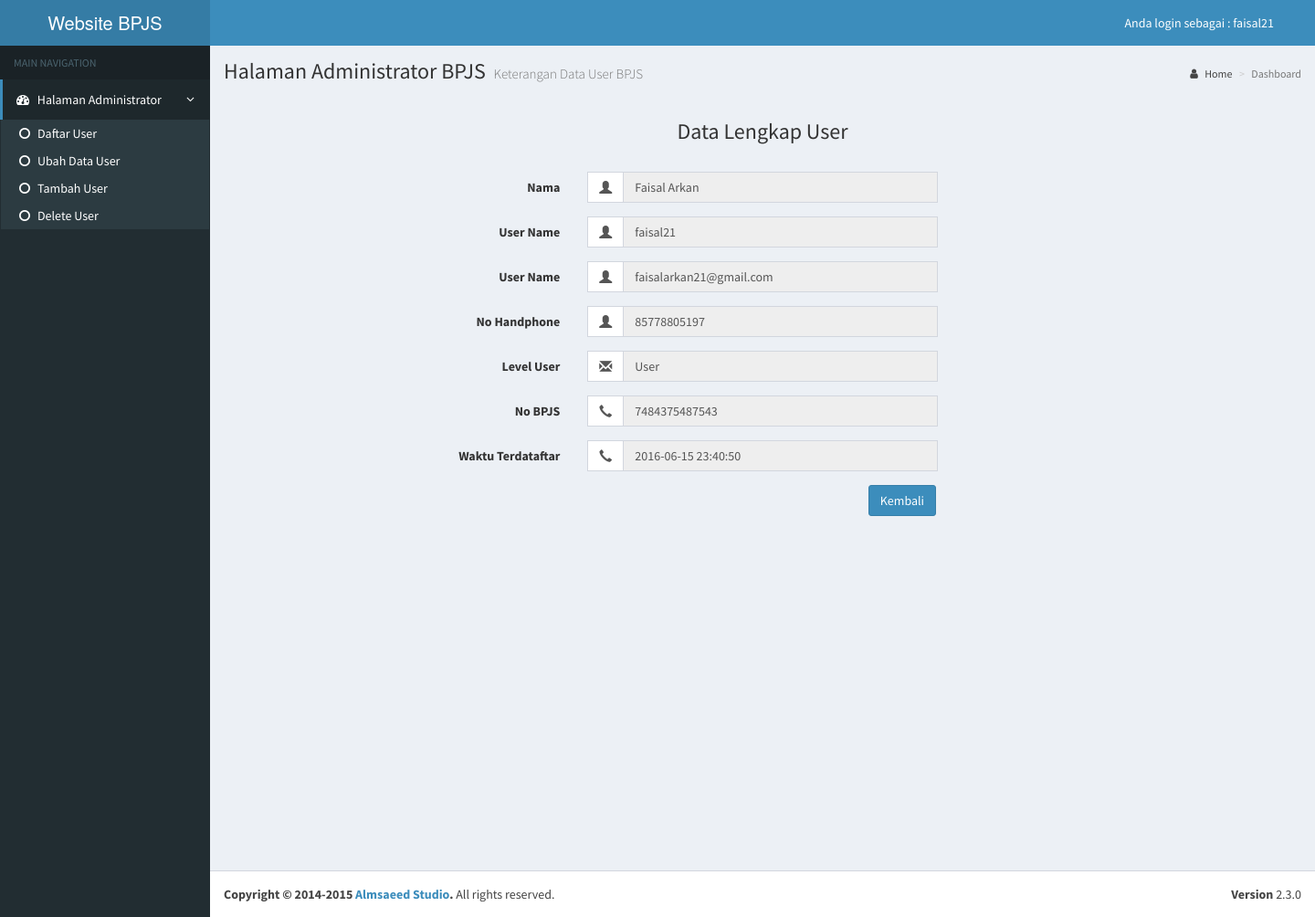
Page /login/admin/admin-read.php?id=26 (signed in) on the committed database.
### tables this page shows
CREATE TABLE `users` (
  `id` int(11) NOT NULL,
  `username` varchar(32) NOT NULL,
  `nama` varchar(100) NOT NULL,
  `password` varchar(32) NOT NULL,
  `nama_level` varchar(50) NOT NULL,
  `email` varchar(32) NOT NULL,
  `level` int(11) NOT NULL,
  `bpjs` varchar(50) NOT NULL,
  `mobile` varchar(50) NOT NULL,
  `joining_date` timestamp NOT NULL DEFAULT CURRENT_TIMESTAMP ON UPDATE CURRENT_TIMESTAMP
);

### login/admin/admin-read.php (the view, shortened to what this page needs)
<!DOCTYPE html>
<html>
<?php
$id = null;
if ( !empty($_GET['id'])) {
  $id = $_REQUEST['id'];
}
if ( null==$id ) {
  header("Location: home-admin.php");
} else {
  $pdo = Database::connect();
  $pdo->setAttribute(PDO::ATTR_ERRMODE, PDO::ERRMODE_EXCEPTION);
  $sql = "SELECT * FROM users where id = ?";
  $q = $pdo->prepare($sql);
  $q->execute(array($id));
  $data = $q->fetch(PDO::FETCH_ASSOC);
}
?>
<head>
  <link rel="stylesheet" href="https://maxcdn.bootstrapcdn.com/bootstrap/3.3.6/css/bootstrap.min.css">
  <link rel="stylesheet" href="https://maxcdn.bootstrapcdn.com/font-awesome/4.4.0/css/font-awesome.min.css">
  <link rel="stylesheet" href="https://code.ionicframework.com/ionicons/2.0.1/css/ionicons.min.css">
  <link rel="stylesheet" href="dist/css/AdminLTE.css">
    <link rel="stylesheet" href="dist/css/skins/_all-skins.min.css">
    <link rel="stylesheet" href="plugins/iCheck/flat/blue.css">
    <link rel="stylesheet" href="plugins/morris/morris.css">
    <link rel="stylesheet" href="plugins/jvectormap/jquery-jvectormap-1.2.2.css">
    <link rel="stylesheet" href="plugins/datepicker/datepicker3.css">
    <link rel="stylesheet" href="plugins/daterangepicker/daterangepicker-bs3.css">
    <link rel="stylesheet" href="plugins/bootstrap-wysihtml5/bootstrap3-wysihtml5.min.css">
      </head>
      <body class="hold-transition skin-blue sidebar-mini">
        <div class="wrapper">
          <header class="main-header">
            <a href="index2.html" class="logo">
              <span class="logo-lg">Website<b></b>  BPJS</span>
            </a>
            <nav class="navbar navbar-static-top" role="navigation">
              <div class="navbar-custom-menu">
                <ul class="nav navbar-nav">
                  <li class="dropdown user user-menu">
                    <a href="#" class="dropdown-toggle" style="margin-right:30px ;" data-toggle="dropdown">
                     Anda login sebagai :
                     <span class="hidden-xs">  <?php echo $_SESSION['username']; ?></span>
                   </a>
              </li>
            </ul>
          </div>
        </nav>
      </header>
      <aside class="main-sidebar">
        <section class="sidebar">
          <ul class="sidebar-menu">
            <li class="header">MAIN NAVIGATION</li>
            <li class="active treeview">
              <a href="#">
                <i class="fa fa-dashboard"></i> <span>Halaman Administrator</span> <i class="fa fa-angle-left pull-right"></i>
              </a>
              <ul class="treeview-menu">
                <li class="active"><a href="home-admin.php"><i class="fa fa-circle-o"></i>Daftar User</a></li>
                <li class="active"><a href="home-admin-update.php"><i class="fa fa-circle-o"></i>Ubah Data User</a></li>
                <li class="active"><a href="home-admin-add.php"><i class="fa fa-circle-o"></i>Tambah User</a></li>
                <li class="active"><a href="home-admin-delete.php"><i class="fa fa-circle-o"></i>Delete User</a></li>
              </ul>
            </li>
          </section>
        </aside>
        <div class="content-wrapper">
          <section class="content-header">
            <h1>
              Halaman Administrator BPJS
              <small>Keterangan Data User BPJS</small>
            </h1>
            <ol class="breadcrumb">
              <li><a href="#"><i class="fa fa-user"></i> Home</a></li>
              <li class="active">Dashboard</li>
            </ol>
          </section>
          <div class="container">
          <div class="">
              <div class="row">
                <br/>
                <h3 align="center">Data Lengkap User</h3>
                <br/>
              </div>
            </div>
          </div>
          <form class="form-horizontal"  id="contact_form">
            <fieldset>
              <div class="form-group">
                <label class="col-md-4 control-label">Nama</label>
                <div class="col-md-4 inputGroupContainer">
                  <div class="input-group">
                    <span class="input-group-addon"><i class="glyphicon glyphicon-user"></i></span>
                    <input disabled name="user-name" placeholder="First Name" class="form-control" value="<?php echo $data['nama'];?>"  type="text">
                  </div>
                </div>
              </div>
              <div class="form-group">
                <label class="col-md-4 control-label">User Name</label>
                <div class="col-md-4 inputGroupContainer">
                  <div class="input-group">
                    <span class="input-group-addon"><i class="glyphicon glyphicon-user"></i></span>
                    <input disabled name="username" placeholder="First Name" class="form-control" value="<?php echo $data['username'];?>"  type="text">
                  </div>
                </div>
              </div>
              <div class="form-group">
                <label class="col-md-4 control-label">User Name</label>
                <div class="col-md-4 inputGroupContainer">
                  <div class="input-group">
                    <span class="input-group-addon"><i class="glyphicon glyphicon-user"></i></span>
                    <input disabled name="user-name" placeholder="First Name" class="form-control" value="<?php echo $data['email'];?>"  type="text">
                  </div>
                </div>
              </div>
              <div class="form-group">
                <label class="col-md-4 control-label" >No Handphone</label>
                <div class="col-md-4 inputGroupContainer">
                  <div class="input-group">
                    <span class="input-group-addon"><i class="glyphicon glyphicon-user"></i></span>
                    <input disabled name="mobile" placeholder="Last Name" class="form-control" value="<?php echo $data['mobile'];?>" type="text">
                  </div>
                </div>
              </div>
              <div class="form-group">
                <label class="col-md-4 control-label">Level User</label>
                <div class="col-md-4 inputGroupContainer">
                  <div class="input-group">
                    <span class="input-group-addon"><i class="glyphicon glyphicon-envelope"></i></span>
                    <input disabled name="level" placeholder="E-Mail Address" class="form-control" value="<?php echo $data['nama_level'];?>" type="text">
                  </div>
                </div>
              </div>
              <div class="form-group">
                <label class="col-md-4 control-label">No BPJS</label>
                <div class="col-md-4 inputGroupContainer">
                  <div class="input-group">
                    <span class="input-group-addon"><i class="glyphicon glyphicon-earphone"></i></span>
                    <input disabled name="bpjs" placeholder="(845)555-1212" class="form-control" value="<?php echo $data['bpjs'];?>" type="text">
                  </div>
                </div>
              </div>
              <div class="form-group">
                <label class="col-md-4 control-label">Waktu Terdataftar</label>
                <div class="col-md-4 inputGroupContainer">
                  <div class="input-group">
                    <span class="input-group-addon"><i class="glyphicon glyphicon-earphone"></i></span>
                    <input disabled name="bpjs" placeholder="(845)555-1212" class="form-control" value="<?php echo $data['joining_date'];?>" type="text">
                  </div>
                </div>
              </div>
              <div class="form-actions col-md-9 col-md-offset-7">
                <a class="btn btn-primary" href="home-admin.php">Kembali</a>
              </div>
            </div>
          </div>
          <footer class="main-footer">
            <div class="pull-right hidden-xs">
              <b>Version</b> 2.3.0
            </div>
            <strong>Copyright &copy; 2014-2015 <a href="http://almsaeedstudio.com">Almsaeed Studio</a>.</strong> All rights reserved.
          </footer>
  </body>
  </html>

### rows in the picture
users: user-name "Faisal Arkan", username "faisal21", user-name "faisalarkan21@gmail.com", mobile "85778805197", level "User", bpjs "7484375487543", bpjs "2016-06-15 23:40:50"

### other values in the picture
$_SESSION['username'] "faisal21"
